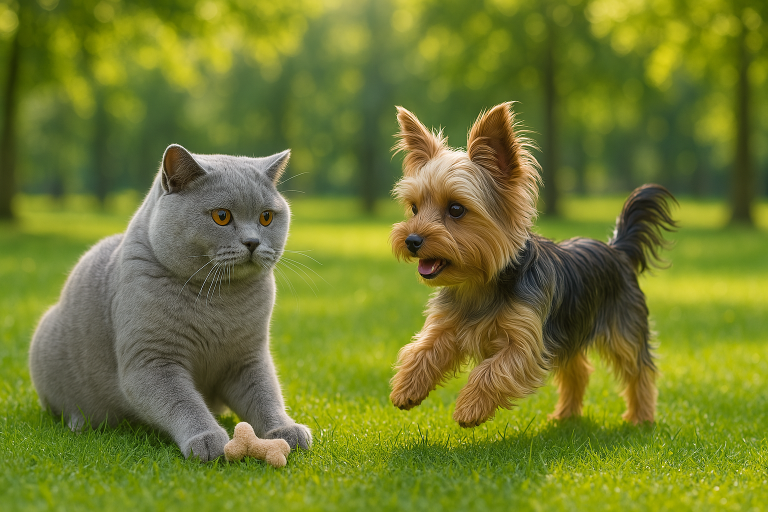
#> input picture Image.jpg, 1536 x 1024 px (shown at 1/2 size)
$ python main.py
#> lines starting #> are read from the running program, lines starting #| are printed output that depends on the picture
from PIL import Image, ImageFilter, ImageEnhance, ImageOps
# 1. Відкрити зображення
img = Image.open("Image.jpg")
#> img is the input picture: PIL image 1536x1024 RGB; mean R, G, B 114.3, 124.1, 46
print(img.size)
#| (1536, 1024)
print(img.format)
#| PNG

# 2. Вирізвти центральну частину
cropped_img = img.crop((45, 68, 137, 206))
cropped_img.save("step2_crop.png")

# 3. Зменшити масштаб у двічі
scaled_img = cropped_img.resize(
    (cropped_img.width // 2, cropped_img.height // 2)
)
scaled_img.save("step3_scaled.png")

# 4. Gaussian Blur
gaussian_img = scaled_img.filter(ImageFilter.GaussianBlur(5))

gaussian_img.save("step4_gaussian.png")

# 5. Інверсія кольорів
inverted_img = ImageOps.invert(gaussian_img.convert("RGB"))
inverted_img.save("step5_invert.png")

# 6. Збільшення яскравості на 50%
enhancer = ImageEnhance.Brightness(inverted_img)
bright_img = enhancer.enhance(1.5)
bright_img.save("step6_bright.png")

# 7. Зберегти фінальне зображення
bright_img.save("result1.png")

print("Готово! Файл збережено як result1.png")

# crop (обрізання)
default_cropped_img = img.crop((450, 150, 800, 350))
default_cropped_img.save("default_cropped_img.png")

default_cropped_img = img.crop((150, 50, 200, 150))
#> default_cropped_img: PIL image 50x100 RGB
default_cropped_img.save("default_cropped_img_2.png")

default_cropped_img = img.crop((750, 450, 900, 650))
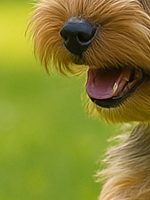
#> default_cropped_img: PIL image 150x200 RGB; mean R, G, B 134.4, 131.5, 46.9
default_cropped_img.save("default_cropped_img_3.png")

# default scale (стандартне маштування(за розміром))
default_scaled_img = img.resize((900, 300))
default_scaled_img.save("default_scaled_img.png")

default_scaled_img = img.resize((300, 100))
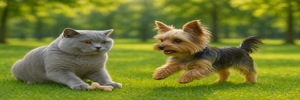
#> default_scaled_img: PIL image 300x100 RGB; mean R, G, B 114.3, 124.1, 46
default_scaled_img.save("default_scaled_img_1.png")

default_scaled_img = img.resize((200, 50))
#> default_scaled_img: PIL image 200x50 RGB
default_scaled_img.save("default_scaled_img_2.png")

default_scaled_img = img.resize((700, 50))
#> default_scaled_img: PIL image 700x50 RGB
default_scaled_img.save("default_scaled_img_3.png")

 # scale with factor (маштабування за множником)
scale_factor = 0.5
new_width = int(img.width * scale_factor)
#> new_width = 768
new_height = int(img.height * scale_factor)
#> new_height = 512

scaled_image = img.resize((new_width, new_height))
scaled_image.save("scaled_img.png")

 # scale with value (масштабування за 1-м значенням)
new_width = 1920
new_height = int((new_width / img.width) * img.height)
#> new_height = 1280
scaled_with_value_image = img.resize((new_width, new_height))
scaled_with_value_image.save("scaled_with_value_image.png")

 # mirror (flip) (відзеркалення)
flipped_img = img.transpose(Image.FLIP_LEFT_RIGHT)
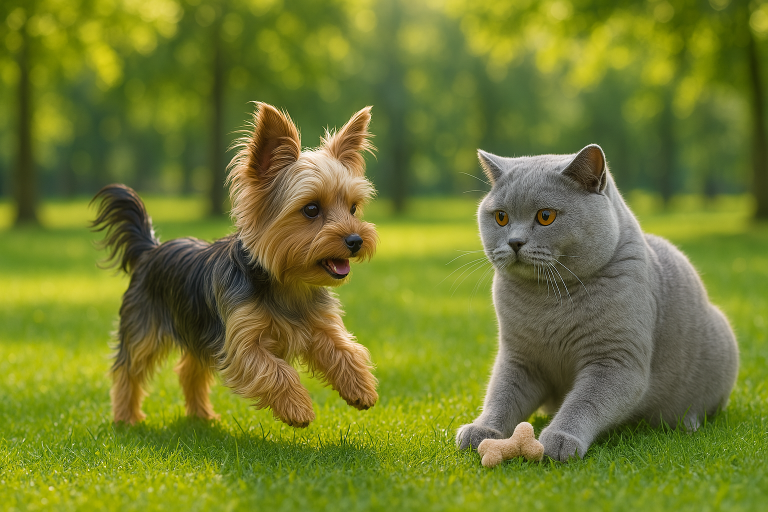
#> flipped_img: PIL image 1536x1024 RGB (shown at 1/2 size); mean R, G, B 114.3, 124.1, 46
flipped_img.save("flipped_img.png")

 # default blur (стандартне розмиття)
img_blur = img.filter(ImageFilter.BLUR)
img_blur.save("img_blur.png")
#
 # gaussin blur (розмиття за Гаусом)
img_gaussin_blur = img.filter(ImageFilter.GaussianBlur)
img_gaussin_blur.save("img_gaussin_blur.png")

 # smooth (згладжування)
img_smooth = img.filter(ImageFilter.SMOOTH)
img_smooth.save("img_smooth.png")

 # sharp (різкість)
img_sharp = img.filter(ImageFilter.SHARPEN)
img_sharp.save("img_sharp.png")

 # contrast (контраст)
enhancer = ImageEnhance.Contrast(img)
img_contrast = enhancer.enhance(2)
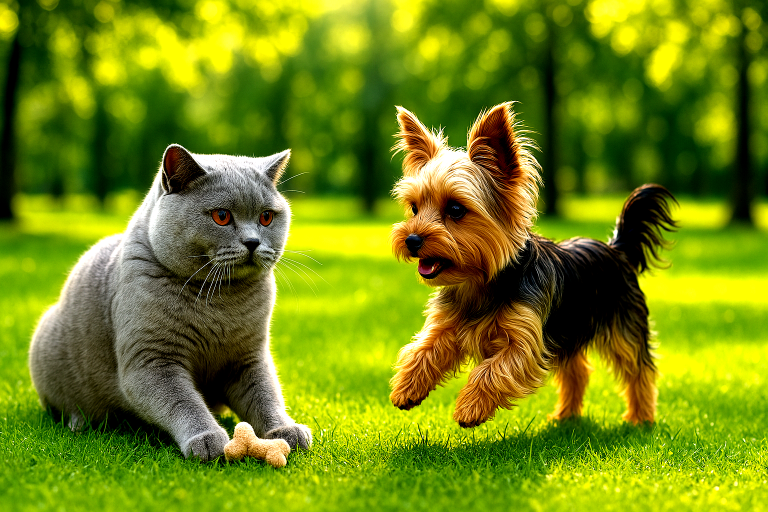
#> img_contrast: PIL image 1536x1024 RGB (shown at 1/2 size); mean R, G, B 115.5, 135.9, 18.9
img_contrast.save("img_contrast.png")

 # bright (яскравість)
enhancer = ImageEnhance.Brightness(img)
img_bright = enhancer.enhance(1.5)
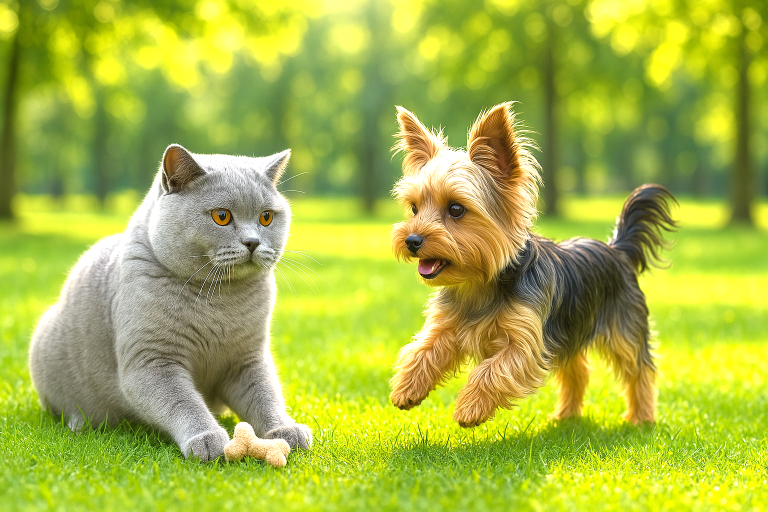
#> img_bright: PIL image 1536x1024 RGB (shown at 1/2 size); mean R, G, B 167.7, 182.8, 68.3
img_bright.save("img_bright.png")

 # color (насиченість)
enhancer = ImageEnhance.Color(img)
img_color = enhancer.enhance(1.3)
img_color.save("img_color.png")

 # inversion (інверсія кольорів)
img_invert = ImageOps.invert(img.convert("RGB"))
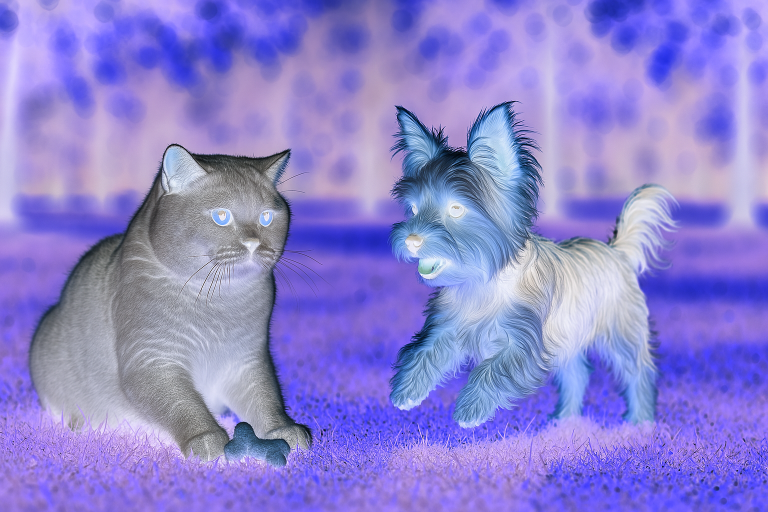
#> img_invert: PIL image 1536x1024 RGB (shown at 1/2 size); mean R, G, B 140.7, 130.9, 209
img_invert.save("img_invert.png")

 # rotate (розворот)
img_rotate = img.rotate(90)
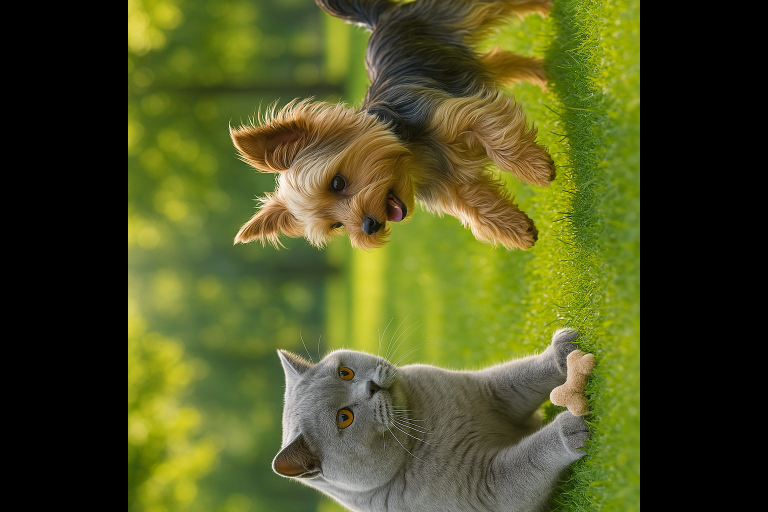
#> img_rotate: PIL image 1536x1024 RGB (shown at 1/2 size); mean R, G, B 76.8, 81.4, 33.3
img_rotate.save("img_rotate.png")

$ run again, with koala.jpg copied over Image.jpg
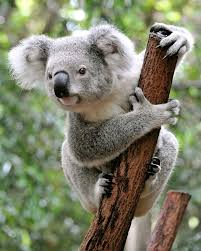
#> input picture koala.jpg, 201 x 251 px
#> img is the input picture: PIL image 201x251 RGB; mean R, G, B 126.9, 129.5, 107.4
#| (201, 251)
#| JPEG
#> `img_invert = ImageOps.invert(img.convert("RGB"))`:
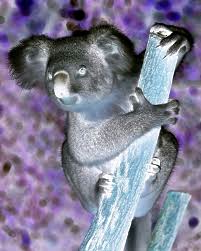
#> img_invert: PIL image 201x251 RGB; mean R, G, B 128.1, 125.5, 147.6
#> `img_rotate = img.rotate(90)`:
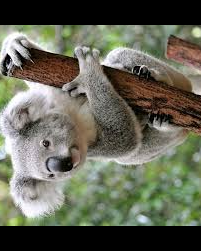
#> img_rotate: PIL image 201x251 RGB; mean R, G, B 101, 102.2, 86.9
